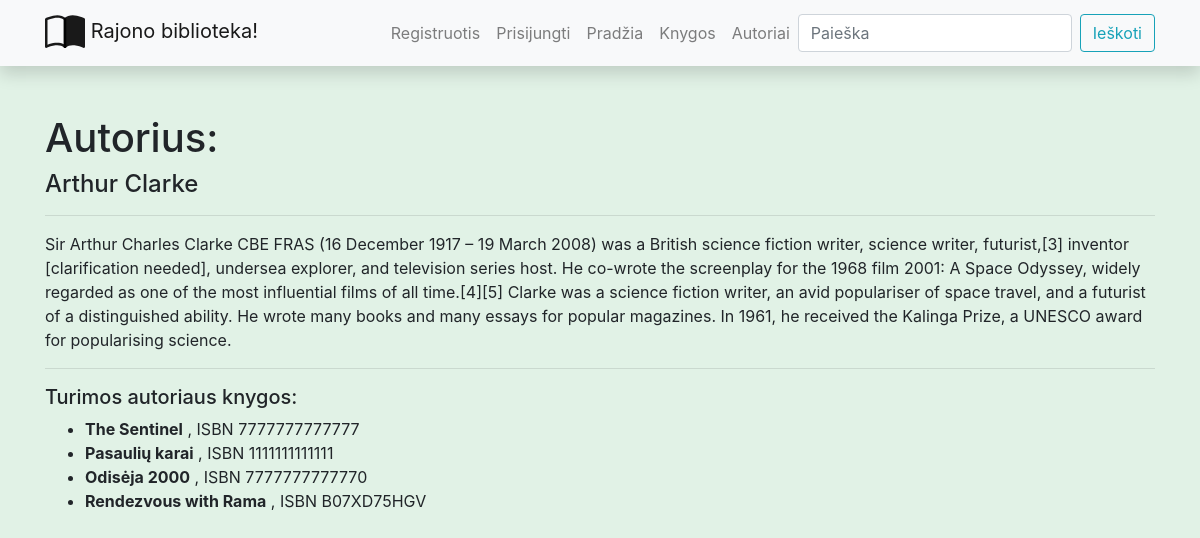
The page /library/authors/3 on the database its author committed.
### libraryapp/models.py (models this page shows, shortened)
class Author(models.Model):
    first_name = models.CharField('Vardas', max_length=100)
    last_name = models.CharField('Pavardė', max_length=100)
    description = HTMLField()
    class Meta:  # globalūs nuostatai lentelei(ordering - rikiavimas)
        ordering = ('last_name', 'first_name')

class Book(models.Model):
    title = models.CharField('Pavadinimas', max_length=150)
    summary = models.TextField('Aprašymas', max_length=1000)
    isbn = models.CharField('ISBN', max_length=13)
    author = models.ForeignKey(Author, on_delete=models.SET_NULL, null=True)
    genre = models.ManyToManyField(Genre, blank=True)
    cover = models.ImageField('Viršelis', upload_to='covers', null=True, blank=True)

### libraryapp/views.py (the view)
# urls.py: path('authors/<int:author_id>', views.get_one_author, name='author-one'),
def get_one_author(request, author_id):
    single_author = get_object_or_404(Author, pk=author_id)
    return render(request, 'author.html', {'author_obj': single_author})

### libraryapp/templates/author.html
{% extends "base.html" %}
{% block content %}
<h1>Autorius:</h1>
<h4>{{ author_obj.first_name }} {{ author_obj.last_name }}</h4>
<hr/>
<p>{{ author_obj.description | safe}}</p>
<hr/>
{% if author_obj.book_set.all %}
    <h5>Turimos autoriaus knygos:</h5>
    <ul>
    {% for book_obj in author_obj.book_set.all %}
        <li><strong>{{ book_obj.title }}</strong> , ISBN {{ book_obj.isbn }}</li>
    {% endfor %}
    </ul>
{% else %}
    <p>Autoriaus knygų bibliotekoje nėra...</p>
{% endif %}
{% endblock %}

### libraryapp/static/css/styles.css (style rules this page uses)
body { background-color: #e1f2e6; }

### rows shown on the page
Author: first_name "Arthur", last_name "Clarke", description "Sir Arthur Charles Clarke CBE FRAS (16 December 1917 – 19 March 2008) was a British science fiction writer, science writer, futurist,[3] inventor [clarification needed], undersea explorer, and television series host. He co-wrote the screenplay for the 1968 film 2001: A Space Odyssey, widely regarded as one of the most influential films of all time.[4][5] Clarke was a science fiction writer, an avid populariser of space travel, and a futurist of a distinguished ability. He wrote many books and many essays for popular magazines. In 1961, he received the Kalinga Prize, a UNESCO award for popularising science."
Book: title "The Sentinel", isbn "7777777777777"
Book: title "Pasaulių karai", isbn "1111111111111"
Book: title "Odisėja 2000", isbn "7777777777770"
Book: title "Rendezvous with Rama", isbn "B07XD75HGV"
